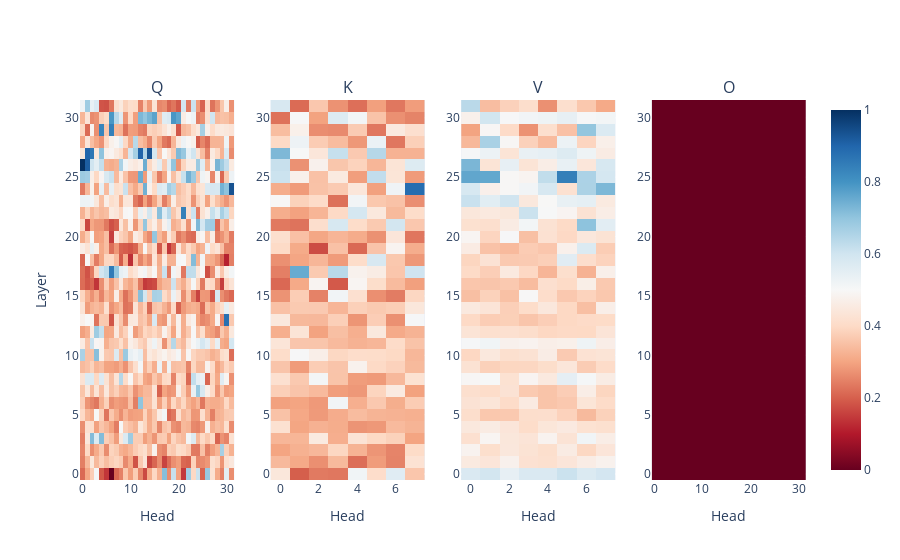

The notebook cell this image was saved under:
### Code cell
diffK, diffQ, diffV, diffO = get_lora_attn_norm(peft_model.base_model.model.model.layers, normalize=True)
imshow_attn(diffO, diffV, diffQ, diffK, red_to_blue=True)

### Figure 1 — Plotly figure (JSON) as saved in the notebook; plotly's stock layout.template omitted (floating-point values rounded to 4 significant figures; data arrays with more than 128 entries replaced by an {"elided": "..."} marker saying what was removed)
{"data": [{"colorscale": [[0, "rgb(103,0,31)"], [0.1, "rgb(178,24,43)"], [0.2, "rgb(214,96,77)"], [0.3, "rgb(244,165,130)"], [0.4, "rgb(253,219,199)"], [0.5, "rgb(247,247,247)"], [0.6, "rgb(209,229,240)"], [0.7, "rgb(146,197,222)"], [0.8, "rgb(67,147,195)"], [0.9, "rgb(33,102,172)"], [1, "rgb(5,48,97)"]], "showscale": false, "type": "heatmap", "xaxis": "x", "yaxis": "y", "z": {"elided": "32x32 float values"}, "zmax": 1, "zmin": 0}, {"colorscale": [[0, "rgb(103,0,31)"], [0.1, "rgb(178,24,43)"], [0.2, "rgb(214,96,77)"], [0.3, "rgb(244,165,130)"], [0.4, "rgb(253,219,199)"], [0.5, "rgb(247,247,247)"], [0.6, "rgb(209,229,240)"], [0.7, "rgb(146,197,222)"], [0.8, "rgb(67,147,195)"], [0.9, "rgb(33,102,172)"], [1, "rgb(5,48,97)"]], "showscale": false, "type": "heatmap", "xaxis": "x2", "yaxis": "y2", "z": {"elided": "32x8 float values"}, "zmax": 1, "zmin": 0}, {"colorscale": [[0, "rgb(103,0,31)"], [0.1, "rgb(178,24,43)"], [0.2, "rgb(214,96,77)"], [0.3, "rgb(244,165,130)"], [0.4, "rgb(253,219,199)"], [0.5, "rgb(247,247,247)"], [0.6, "rgb(209,229,240)"], [0.7, "rgb(146,197,222)"], [0.8, "rgb(67,147,195)"], [0.9, "rgb(33,102,172)"], [1, "rgb(5,48,97)"]], "showscale": false, "type": "heatmap", "xaxis": "x3", "yaxis": "y3", "z": {"elided": "32x8 float values"}, "zmax": 1, "zmin": 0}, {"colorscale": [[0, "rgb(103,0,31)"], [0.1, "rgb(178,24,43)"], [0.2, "rgb(214,96,77)"], [0.3, "rgb(244,165,130)"], [0.4, "rgb(253,219,199)"], [0.5, "rgb(247,247,247)"], [0.6, "rgb(209,229,240)"], [0.7, "rgb(146,197,222)"], [0.8, "rgb(67,147,195)"], [0.9, "rgb(33,102,172)"], [1, "rgb(5,48,97)"]], "showscale": true, "type": "heatmap", "xaxis": "x4", "yaxis": "y4", "z": {"elided": "32x32 int values"}, "zmax": 1, "zmin": 0}], "layout": {"annotations": [{"font": {"size": 16}, "showarrow": false, "text": "Q", "x": 0.1062, "xanchor": "center", "xref": "paper", "y": 1, "yanchor": "bottom", "yref": "paper"}, {"font": {"size": 16}, "showarrow": false, "text": "K", "x": 0.3688, "xanchor": "center", "xref": "paper", "y": 1, "yanchor": "bottom", "yref": "paper"}, {"font": {"size": 16}, "showarrow": false, "text": "V", "x": 0.6313, "xanchor": "center", "xref": "paper", "y": 1, "yanchor": "bottom", "yref": "paper"}, {"font": {"size": 16}, "showarrow": false, "text": "O", "x": 0.8938, "xanchor": "center", "xref": "paper", "y": 1, "yanchor": "bottom", "yref": "paper"}], "xaxis": {"anchor": "y", "domain": [0, 0.2125], "title": {"text": "Head"}}, "xaxis2": {"anchor": "y2", "domain": [0.2625, 0.475], "title": {"text": "Head"}}, "xaxis3": {"anchor": "y3", "domain": [0.525, 0.7375], "title": {"text": "Head"}}, "xaxis4": {"anchor": "y4", "domain": [0.7875, 1], "title": {"text": "Head"}}, "yaxis": {"anchor": "x", "domain": [0, 1], "title": {"text": "Layer"}}, "yaxis2": {"anchor": "x2", "domain": [0, 1]}, "yaxis3": {"anchor": "x3", "domain": [0, 1]}, "yaxis4": {"anchor": "x4", "domain": [0, 1]}}}
